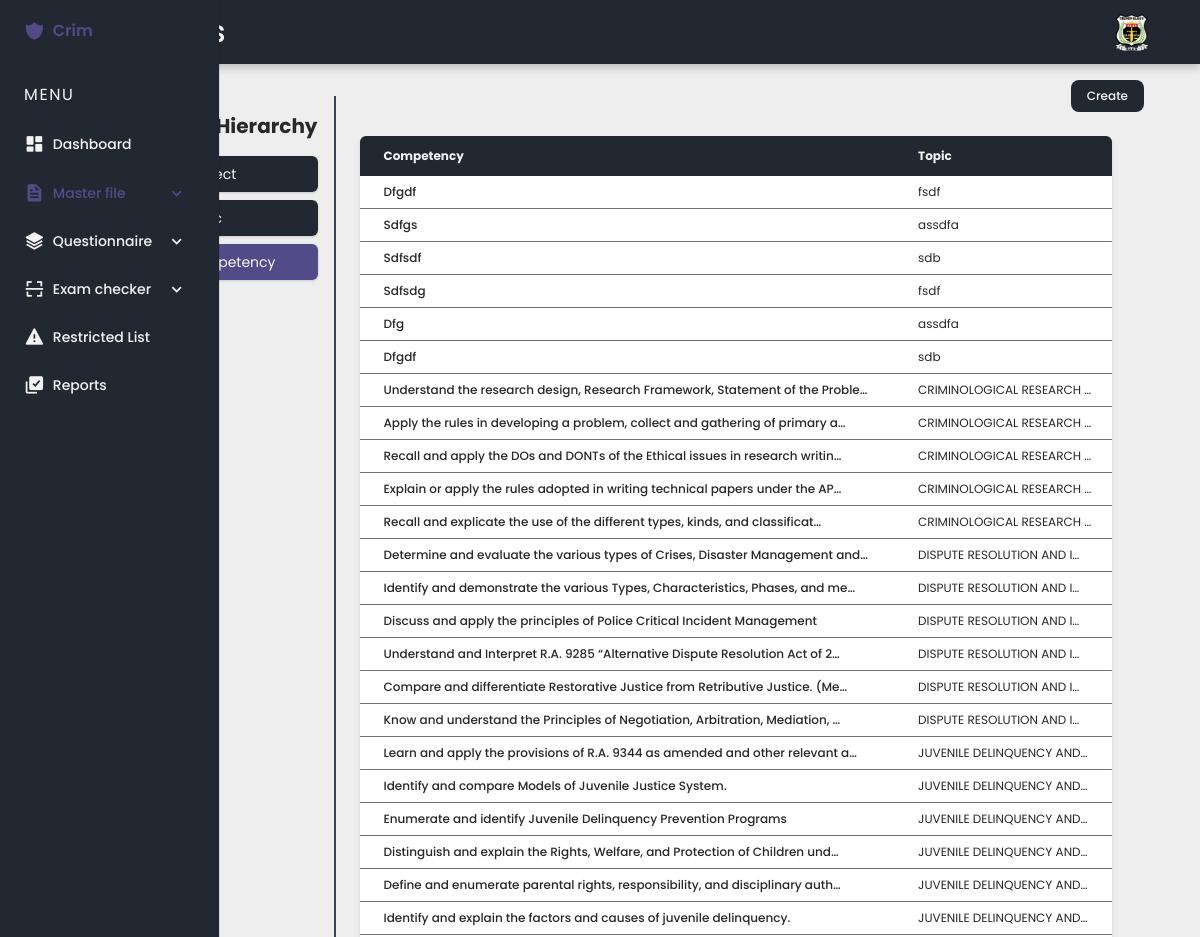
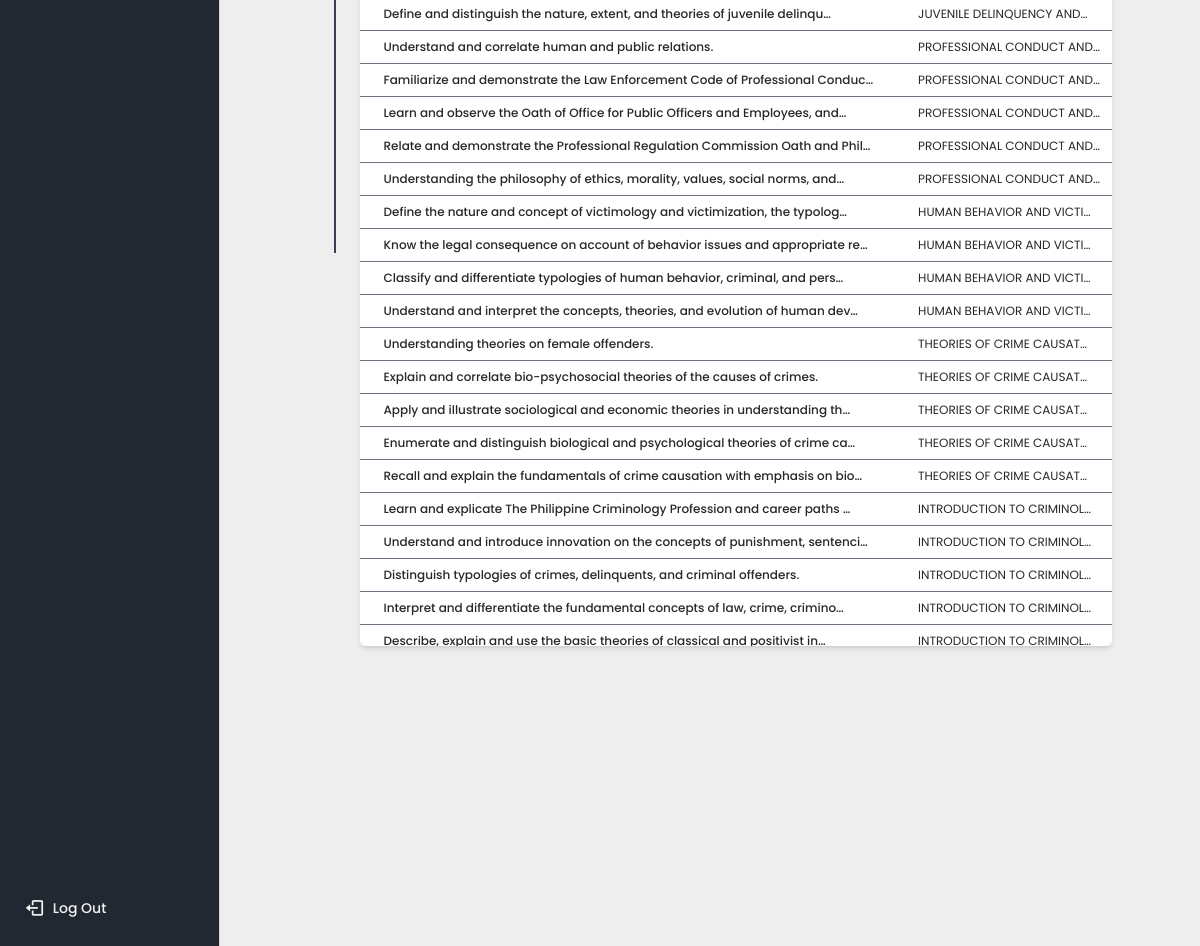
The app's page /masterfile/subtopic/ (signed in) with its own data (2 pictures, top to bottom).
### criminology/models.py (models this page shows, shortened)
class Subtopic(models.Model):
  id = models.AutoField(primary_key=True)
  topic_subtopic = models.ForeignKey(Topic, on_delete=models.CASCADE)
  subtopic_name = models.CharField(max_length=200)
  @property
  def topicname(self):
    return self.topic_subtopic.topic_name

class Topic(models.Model):
  id = models.AutoField(primary_key=True)
  subject_topic = models.ForeignKey(Subject, on_delete=models.CASCADE)
  topic_name = models.CharField(max_length=200)

### criminology/views.py (the view)
# urls.py: path('masterfile/subtopic/', views.modulessubtopic, name='modulessubtopic'),
@login_required(login_url='loginpage')
def modulessubtopic(request):
    subtopic = Subtopic.objects.all().order_by('-id')
    topic = Topic.objects.all()
    context = {'subtopic' : subtopic,
               'topic' : topic}
    return render(request, 'assets/masterfilesubject_subtopic.html', context)

### templates/assets/masterfilesubject_subtopic.html (shortened to what this page needs)
{% extends "base.html" %}
{% block content %}
{% load static %}
  {% include "includes/modulesnav.html" %}
  <div class="w-full h-full px-6 py-6" id="subtopicmoduletable">
        <div class="mt-4 overflow-x-auto shadow-md sm:rounded-md table-container">
          <div
          hx-get="{% url 'modules_create_subtopic' %}"
          hx-trigger="click"
          hx-target="#subtopicmoduletable">
            <button id="btns" type="button" class="text-title-color bg-blue-500 hover:bg-blue-600 font-medium text-xs px-4 py-2 rounded-lg absolute top-0 right-0 mt-2 mr-2">
              Create
            </button>
      </div>
        <table class="w-full text-sm text-left rtl:text-right text-gray-500 dark:text-gray-400">
          <thead class="text-xs dark:text-gray-400 sticky-header">
            <tr>
              <th scope="col" class="flex-1 px-6 py-3">
                Competency
              </th>
              <th scope="col" class="w-1/4 px-3 py-3">
                Topic
              </th>
            </tr>
          </thead>
          <tbody class="text-xs overflow-y-auto max-h-[300px]" id="restrict_body">
            {% for sub in subtopic %}
              <tr class="hover-row border-b border-gray-500 dark:border-gray-200 whitespace-no-wrap " onclick="window.location='{% url 'modulessubtopicupdate' sub.id %}';" style="cursor: pointer;">
                <td class="px-6 py-2 font-medium dark:text-gray-400" style="white-space: nowrap;">
                  {{ sub.subtopic_name|capfirst|truncatechars:76 }}
                </td>
                <td class="px-3 py-2 dark:text-gray-400" style="white-space: nowrap;">
                  {{ sub.topicname|truncatechars:25 }}
                </td>
              </tr>
            {% endfor %}
          </tbody>
        </table>
      </div>
    </div>
  </div>
{% endblock content %}

### static/css/main.css (style rules this page uses)
:root { --header-height: 3.5rem; --nav-width: 219px; --buttons-color: #534a88; --title-color: #F9F7F7; --text-color-light: #f3f3f3; --nav__dropdown-collapse:#2a313b; --text-color-dark: #282729; --body-color: #EEEEEE; --container-color: #222831; --body-font: 'Poppins', sans-serif; --normal-font-size: .938rem; --small-font-size: .75rem; --smaller-font-size: .75rem; --font-medium: 500; --font-semi-bold: 600; --font-large: 700; --z-fixed: 100; }
@media screen and (min-width: 1024px) { :root { --normal-font-size: 1rem; --small-font-size: .875rem; --smaller-font-size: .813rem; } }
#body { margin: var(--header-height) 0 0 0; padding: 1rem 1rem 0; font-family: var(--body-font); font-size: var(--normal-font-size); background-color: var(--body-color); color: var(--title-color); }
#cardbody, #bar_chart_body, #restrict_body, #restricted_header, #restricted_table { background: #fff; }
#restricted_header, #restrict_text , #restrict_body, #cardtext { color: var(--text-color-dark); }
#btns, .buttons_for_ocr { background-color: var(--container-color); transition: background-color 0.15s ease-in; }
@media screen and (min-width: 768px) { #body { padding: 1rem 3rem 0 6rem; } }
.table-container { max-height: 76vh; overflow-y: auto; scrollbar-width: thin; scrollbar-color: var(--title-color) var(--container-color); }
.sticky-header th { position: sticky; top: 0; background-color: var(--container-color); color: var(--text-color-light); }

### records on screen
Subtopic: subtopic_name "Dfgdf", topicname "fsdf"
Subtopic: subtopic_name "Sdfgs", topicname "assdfa"
Subtopic: subtopic_name "Sdfsdf", topicname "sdb"
Subtopic: subtopic_name "Sdfsdg", topicname "fsdf"
Subtopic: subtopic_name "Dfg", topicname "assdfa"
Subtopic: subtopic_name "Dfgdf", topicname "sdb"
Subtopic: subtopic_name "Understand the research design, Research Framework, Statement of the Proble…", topicname "CRIMINOLOGICAL RESEARCH …"
Subtopic: subtopic_name "Apply the rules in developing a problem, collect and gathering of primary a…", topicname "CRIMINOLOGICAL RESEARCH …"
Subtopic: subtopic_name "Recall and apply the DOs and DONTs of the Ethical issues in research writin…", topicname "CRIMINOLOGICAL RESEARCH …"
Subtopic: subtopic_name "Explain or apply the rules adopted in writing technical papers under the AP…", topicname "CRIMINOLOGICAL RESEARCH …"
Subtopic: subtopic_name "Recall and explicate the use of the different types, kinds, and classificat…", topicname "CRIMINOLOGICAL RESEARCH …"
Subtopic: subtopic_name "Determine and evaluate the various types of Crises, Disaster Management and…", topicname "DISPUTE RESOLUTION AND I…"
Subtopic: subtopic_name "Identify and demonstrate the various Types, Characteristics, Phases, and me…", topicname "DISPUTE RESOLUTION AND I…"
Subtopic: subtopic_name "Discuss and apply the principles of Police Critical Incident Management", topicname "DISPUTE RESOLUTION AND I…"
Subtopic: subtopic_name "Understand and Interpret R.A. 9285 “Alternative Dispute Resolution Act of 2…", topicname "DISPUTE RESOLUTION AND I…"
Subtopic: subtopic_name "Compare and differentiate Restorative Justice from Retributive Justice. (Me…", topicname "DISPUTE RESOLUTION AND I…"
Subtopic: subtopic_name "Know and understand the Principles of Negotiation, Arbitration, Mediation, …", topicname "DISPUTE RESOLUTION AND I…"
Subtopic: subtopic_name "Learn and apply the provisions of R.A. 9344 as amended and other relevant a…", topicname "JUVENILE DELINQUENCY AND…"
Subtopic: subtopic_name "Identify and compare Models of Juvenile Justice System.", topicname "JUVENILE DELINQUENCY AND…"
Subtopic: subtopic_name "Enumerate and identify Juvenile Delinquency Prevention Programs", topicname "JUVENILE DELINQUENCY AND…"
Subtopic: subtopic_name "Distinguish and explain the Rights, Welfare, and Protection of Children und…", topicname "JUVENILE DELINQUENCY AND…"
Subtopic: subtopic_name "Define and enumerate parental rights, responsibility, and disciplinary auth…", topicname "JUVENILE DELINQUENCY AND…"
Subtopic: subtopic_name "Identify and explain the factors and causes of juvenile delinquency.", topicname "JUVENILE DELINQUENCY AND…"
Subtopic: subtopic_name "Define and distinguish the nature, extent, and theories of juvenile delinqu…", topicname "JUVENILE DELINQUENCY AND…"
Subtopic: subtopic_name "Understand and correlate human and public relations.", topicname "PROFESSIONAL CONDUCT AND…"
Subtopic: subtopic_name "Familiarize and demonstrate the Law Enforcement Code of Professional Conduc…", topicname "PROFESSIONAL CONDUCT AND…"
Subtopic: subtopic_name "Learn and observe the Oath of Office for Public Officers and Employees, and…", topicname "PROFESSIONAL CONDUCT AND…"
Subtopic: subtopic_name "Relate and demonstrate the Professional Regulation Commission Oath and Phil…", topicname "PROFESSIONAL CONDUCT AND…"
Subtopic: subtopic_name "Understanding the philosophy of ethics, morality, values, social norms, and…", topicname "PROFESSIONAL CONDUCT AND…"
Subtopic: subtopic_name "Define the nature and concept of victimology and victimization, the typolog…", topicname "HUMAN BEHAVIOR AND VICTI…"
Subtopic: subtopic_name "Know the legal consequence on account of behavior issues and appropriate re…", topicname "HUMAN BEHAVIOR AND VICTI…"
Subtopic: subtopic_name "Classify and differentiate typologies of human behavior, criminal, and pers…", topicname "HUMAN BEHAVIOR AND VICTI…"
Subtopic: subtopic_name "Understand and interpret the concepts, theories, and evolution of human dev…", topicname "HUMAN BEHAVIOR AND VICTI…"
Subtopic: subtopic_name "Understanding theories on female offenders.", topicname "THEORIES OF CRIME CAUSAT…"
Subtopic: subtopic_name "Explain and correlate bio-psychosocial theories of the causes of crimes.", topicname "THEORIES OF CRIME CAUSAT…"
Subtopic: subtopic_name "Apply and illustrate sociological and economic theories in understanding th…", topicname "THEORIES OF CRIME CAUSAT…"
Subtopic: subtopic_name "Enumerate and distinguish biological and psychological theories of crime ca…", topicname "THEORIES OF CRIME CAUSAT…"
Subtopic: subtopic_name "Recall and explain the fundamentals of crime causation with emphasis on bio…", topicname "THEORIES OF CRIME CAUSAT…"
Subtopic: subtopic_name "Learn and explicate The Philippine Criminology Profession and career paths …", topicname "INTRODUCTION TO CRIMINOL…"
Subtopic: subtopic_name "Understand and introduce innovation on the concepts of punishment, sentenci…", topicname "INTRODUCTION TO CRIMINOL…"
Subtopic: subtopic_name "Distinguish typologies of crimes, delinquents, and criminal offenders.", topicname "INTRODUCTION TO CRIMINOL…"
Subtopic: subtopic_name "Interpret and differentiate the fundamental concepts of law, crime, crimino…", topicname "INTRODUCTION TO CRIMINOL…"
Subtopic: subtopic_name "Describe, explain and use the basic theories of classical and positivist in…", topicname "INTRODUCTION TO CRIMINOL…"
